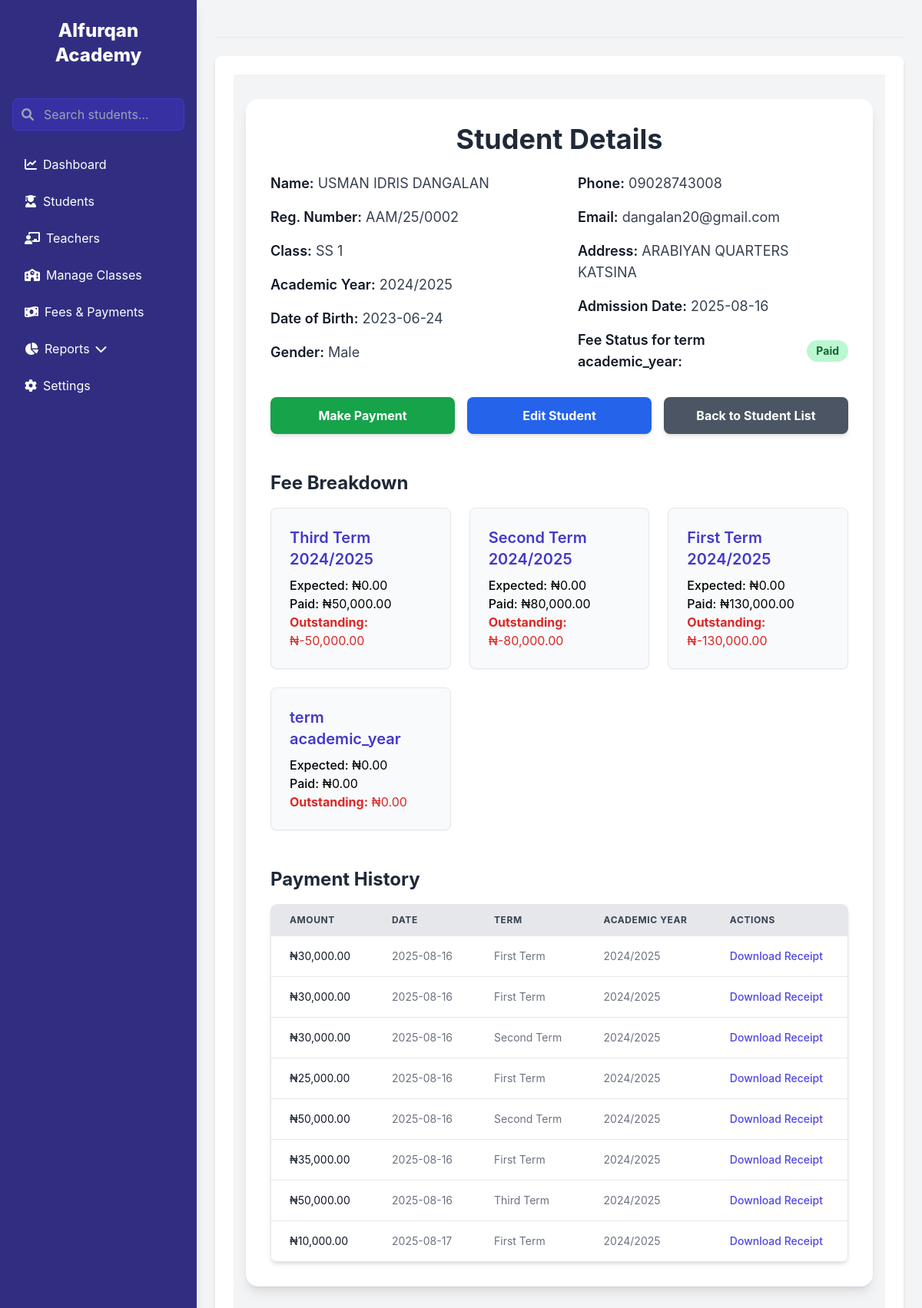
/student/AAM/25/0002 (signed in), run on the app's committed database.
### app/models.py (models this page shows, shortened)
class Student(db.Model):
    __tablename__ = 'students'
    reg_number = db.Column(db.String(20), primary_key=True, nullable=False)
    name = db.Column(db.String(100), nullable=False)
    dob = db.Column(db.String(10), nullable=False)
    gender = db.Column(db.String(10), nullable=False)
    address = db.Column(db.String(200))
    phone = db.Column(db.String(20))
    email = db.Column(db.String(100))
    student_class = db.Column(db.String(50), nullable=False)
    term = db.Column(db.String(50), nullable=False)
    academic_year = db.Column(db.String(10), nullable=False)
    admission_date = db.Column(db.String(10), nullable=False)
    payments = db.relationship('Payment', back_populates='student', lazy=True)

class Payment(db.Model):
    __tablename__ = 'payments'
    id = db.Column(db.Integer, primary_key=True)
    student_reg_number = db.Column(db.String(20), db.ForeignKey('students.reg_number'), nullable=False)
    amount_paid = db.Column(db.Float, nullable=False)
    term = db.Column(db.String(50), nullable=False)
    academic_year = db.Column(db.String(10), nullable=False)
    payment_date = db.Column(db.String(10), nullable=False)
    recorded_by = db.Column(db.Integer, db.ForeignKey('users.id'), nullable=False)
    student = db.relationship('Student', back_populates='payments')
    recorder = db.relationship('User', backref='payments_recorded')

### app/routes.py (the view)
@main.route('/student/<path:reg_number>')
@login_required
def student_details(reg_number):
    student = Student.query.get_or_404(reg_number)
    payments = Payment.query.filter_by(student_reg_number=reg_number).all()
    current_academic_year, current_term = get_current_school_period()
    student_fee_status = get_fee_status(reg_number, current_academic_year, current_term)
    fee_breakdown = {}
    all_years_terms = set()
    if student.academic_year and student.term:
        all_years_terms.add((student.academic_year, student.term))
    for p in payments:
        all_years_terms.add((p.academic_year, p.term))
    all_years_terms.add((current_academic_year, current_term))
    for year, term in sorted(list(all_years_terms)):
        expected_fee_obj = Fee.query.filter_by(
            student_class=student.student_class,
            term=term,
            academic_year=year
        ).first()
        expected_amount = expected_fee_obj.amount if expected_fee_obj else 0.0
        total_paid_for_period = db.session.query(db.func.sum(Payment.amount_paid)).filter(
            Payment.student_reg_number == reg_number,
            Payment.term == term,
            Payment.academic_year == year
        ).scalar() or 0.0
        outstanding_amount = expected_amount - total_paid_for_period
        fee_breakdown[f"{term} {year}"] = {
            'expected': expected_amount,
            'paid': total_paid_for_period,
            'outstanding': outstanding_amount
        }
    def sort_key_for_fee_breakdown(item):
        period_str = item[0]
        parts = period_str.split(' ')
        term_name = ' '.join(parts[:-1]) if len(parts) > 1 else parts[0]
        year_part = parts[-1] if len(parts) > 1 else ""
        try:
            start_year = int(year_part.split('/')[0])
        except (ValueError, IndexError):
            start_year = 0
        term_order = ['First Term', 'Second Term', 'Third Term']
        try:
            term_index = term_order.index(term_name)
        except ValueError:
            term_index = -1
        return (start_year, term_index)
    sorted_fee_breakdown = sorted(fee_breakdown.items(), key=sort_key_for_fee_breakdown, reverse=True)
    sorted_fee_breakdown_dict = {k: v for k, v in sorted_fee_breakdown}
    return render_template('student_details.html',
                           student=student,
                           payments=payments,
                           fee_status=student_fee_status,
                           fee_breakdown=sorted_fee_breakdown_dict,
                           current_academic_year=current_academic_year,
                           current_term=current_term
                           )

### app/__init__.py (called while the page is built)
def get_current_school_period():
    now = datetime.now()
    month = now.month
    if 9 <= month <= 12:
        academic_year = f"{now.year}/{now.year + 1}"
        term = "First Term"
    elif 1 <= month <= 4:
        academic_year = f"{now.year - 1}/{now.year}"
        term = "Second Term"
    else: # 5 <= month <= 8
        academic_year = f"{now.year - 1}/{now.year}"
        term = "Third Term"
    return {
        'academic_year': academic_year,
        'term': term
    }

### app/routes.py (called while the page is built)
def get_fee_status(student_reg_number, academic_year_check, term_check):
    student = Student.query.get(student_reg_number)
    if not student:
        return 'N/A'
    expected_fee = Fee.query.filter_by(
        student_class=student.student_class,
        term=term_check,
        academic_year=academic_year_check
    ).first()
    expected_amount = expected_fee.amount if expected_fee else 0.0
    total_paid = db.session.query(db.func.sum(Payment.amount_paid)).filter(
        Payment.student_reg_number == student_reg_number,
        Payment.term == term_check,
        Payment.academic_year == academic_year_check
    ).scalar() or 0.0
    if expected_amount > 0:
        if total_paid >= expected_amount:
            return 'Paid'
        else:
            return 'Defaulter'
    else:
        return 'Paid'

### app/templates/student_details.html
{% extends 'layout.html' %}
{% block content %}
<div class="bg-gray-100 min-h-screen">
    <div class="container mx-auto px-4 py-8">
        <div class="bg-white p-6 md:p-8 rounded-2xl shadow-lg">
            <h1 class="text-3xl md:text-4xl font-bold text-center text-gray-800 mb-6">Student Details</h1>
            <div class="grid grid-cols-1 md:grid-cols-2 gap-y-4 md:gap-x-12 mb-8 text-gray-700">
                <div class="space-y-4">
                    <p class="text-lg"><span class="font-semibold text-gray-900">Name:</span> {{ student.name }}</p>
                    <p class="text-lg"><span class="font-semibold text-gray-900">Reg. Number:</span> {{ student.reg_number }}</p>
                    <p class="text-lg"><span class="font-semibold text-gray-900">Class:</span> {{ student.student_class }}</p>
                    <p class="text-lg"><span class="font-semibold text-gray-900">Academic Year:</span> {{ student.academic_year }}</p>
                    <p class="text-lg"><span class="font-semibold text-gray-900">Date of Birth:</span> {{ student.dob }}</p>
                    <p class="text-lg"><span class="font-semibold text-gray-900">Gender:</span> {{ student.gender }}</p>
                </div>
                <div class="space-y-4">
                    <p class="text-lg"><span class="font-semibold text-gray-900">Phone:</span> {{ student.phone }}</p>
                    <p class="text-lg"><span class="font-semibold text-gray-900">Email:</span> {{ student.email }}</p>
                    <p class="text-lg"><span class="font-semibold text-gray-900">Address:</span> {{ student.address }}</p>
                    <p class="text-lg"><span class="font-semibold text-gray-900">Admission Date:</span> {{ student.admission_date }}</p>
                    <div class="flex items-center text-lg">
                        <span class="font-semibold text-gray-900">Fee Status for {{ current_term }} {{ current_academic_year }}:</span>
                        <span class="ml-2 font-bold px-3 py-1 rounded-full text-sm
                            {% if fee_status == 'Paid' %}bg-green-200 text-green-800{% else %}bg-red-200 text-red-800{% endif %}">
                            {{ fee_status }}
                        </span>
                    </div>
                </div>
            </div>
            <div class="flex flex-col md:flex-row space-y-4 md:space-y-0 md:space-x-4 mb-8">
                <a href="{{ url_for('main.make_payment', reg_number=student.reg_number) }}" class="flex-1 bg-green-600 hover:bg-green-700 text-white font-bold py-3 px-6 rounded-lg shadow-md transition-colors duration-200 text-center">
                    Make Payment
                </a>
                <a href="{{ url_for('main.edit_student', reg_number=student.reg_number) }}" class="flex-1 bg-blue-600 hover:bg-blue-700 text-white font-bold py-3 px-6 rounded-lg shadow-md transition-colors duration-200 text-center">
                    Edit Student
                </a>
                <a href="{{ url_for('main.students') }}" class="flex-1 bg-gray-600 hover:bg-gray-700 text-white font-bold py-3 px-6 rounded-lg shadow-md transition-colors duration-200 text-center">
                    Back to Student List
                </a>
            </div>
            <div class="mt-12">
                <h3 class="text-2xl font-bold text-gray-800 mb-4">Fee Breakdown</h3>
                <div class="grid grid-cols-1 md:grid-cols-3 gap-6">
                    {% for period, data in fee_breakdown.items() %}
                    <div class="bg-gray-50 p-6 rounded-lg shadow-sm border border-gray-200">
                        <h4 class="text-xl font-semibold text-indigo-700 mb-2">{{ period }}</h4>
                        <p class="text-md"><span class="font-medium">Expected:</span> ₦{{ '{:,.2f}'.format(data.expected) }}</p>
                        <p class="text-md"><span class="font-medium">Paid:</span> ₦{{ '{:,.2f}'.format(data.paid) }}</p>
                        <p class="text-md text-red-600"><span class="font-bold">Outstanding:</span> ₦{{ '{:,.2f}'.format(data.outstanding) }}</p>
                    </div>
                    {% endfor %}
                </div>
            </div>
            <div class="mt-12">
                <h3 class="text-2xl font-bold text-gray-800 mb-4">Payment History</h3>
                {% if payments %}
                    <div class="overflow-x-auto rounded-lg shadow-md border border-gray-200">
                        <table class="min-w-full divide-y divide-gray-200">
                            <thead class="bg-gray-200">
                                <tr>
                                    <th scope="col" class="px-6 py-3 text-left text-xs font-bold text-gray-700 uppercase tracking-wider">Amount</th>
                                    <th scope="col" class="px-6 py-3 text-left text-xs font-bold text-gray-700 uppercase tracking-wider">Date</th>
                                    <th scope="col" class="px-6 py-3 text-left text-xs font-bold text-gray-700 uppercase tracking-wider">Term</th>
                                    <th scope="col" class="px-6 py-3 text-left text-xs font-bold text-gray-700 uppercase tracking-wider">Academic Year</th>
                                    <th scope="col" class="px-6 py-3 text-left text-xs font-bold text-gray-700 uppercase tracking-wider">Actions</th>
                                </tr>
                            </thead>
                            <tbody class="bg-white divide-y divide-gray-200">
                                {% for payment in payments %}
                                <tr>
                                    <td class="px-6 py-4 whitespace-nowrap text-sm text-gray-900">₦{{ '{:,.2f}'.format(payment.amount_paid) }}</td>
                                    <td class="px-6 py-4 whitespace-nowrap text-sm text-gray-500">{{ payment.payment_date }}</td>
                                    <td class="px-6 py-4 whitespace-nowrap text-sm text-gray-500">{{ payment.term }}</td>
                                    <td class="px-6 py-4 whitespace-nowrap text-sm text-gray-500">{{ payment.academic_year }}</td>
                                    <td class="px-6 py-4 whitespace-nowrap text-sm font-medium">
                                        <a href="{{ url_for('main.download_receipt', payment_id=payment.id) }}" class="text-indigo-600 hover:text-indigo-900">Download Receipt</a>
                                    </td>
                                </tr>
                                {% endfor %}
                            </tbody>
                        </table>
                    </div>
                {% else %}
                    <p class="text-gray-500">No payment history found for this student.</p>
                {% endif %}
            </div>
        </div>
    </div>
</div>
{% endblock %}

### app/templates/layout.html (style rules this page uses)
body { font-family: 'Inter', sans-serif; display: flex; min-height: 100vh; }

### data on the page
Student: name "USMAN IDRIS DANGALAN", reg_number "AAM/25/0002", student_class "SS 1", academic_year "2024/2025", dob "2023-06-24", gender "Male", phone "09028743008", email "dangalan20@gmail.com", address "ARABIYAN QUARTERS KATSINA", admission_date "2025-08-16"
Payment: amount_paid "30,000.00", payment_date "2025-08-16", term "First Term", academic_year "2024/2025"
Payment: amount_paid "30,000.00", payment_date "2025-08-16", term "First Term", academic_year "2024/2025"
Payment: amount_paid "30,000.00", payment_date "2025-08-16", term "Second Term", academic_year "2024/2025"
Payment: amount_paid "25,000.00", payment_date "2025-08-16", term "First Term", academic_year "2024/2025"
Payment: amount_paid "50,000.00", payment_date "2025-08-16", term "Second Term", academic_year "2024/2025"
Payment: amount_paid "35,000.00", payment_date "2025-08-16", term "First Term", academic_year "2024/2025"
Payment: amount_paid "50,000.00", payment_date "2025-08-16", term "Third Term", academic_year "2024/2025"
Payment: amount_paid "10,000.00", payment_date "2025-08-17", term "First Term", academic_year "2024/2025"

### other printed values
{{ current_term }} "term"
{{ current_academic_year }} "academic_year"
{{ fee_status }} "Paid"
{{ period }} "Third Term 2024/2025" "Second Term 2024/2025" "First Term 2024/2025" "term academic_year"
{{ '{:,.2f}'.format(data.expected) }} "0.00" "0.00" "0.00" "0.00"
{{ '{:,.2f}'.format(data.paid) }} "50,000.00" "80,000.00" "130,000.00" "0.00"
{{ '{:,.2f}'.format(data.outstanding) }} "-50,000.00" "-80,000.00" "-130,000.00" "0.00"
